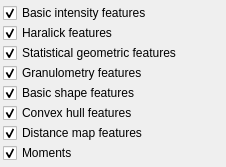
<?xml version="1.0" encoding="UTF-8"?>
<ui version="4.0">
 <class>Form</class>
 <widget class="QWidget" name="Form">
  <property name="geometry">
   <rect>
    <x>0</x>
    <y>0</y>
    <width>226</width>
    <height>167</height>
   </rect>
  </property>
  <property name="windowTitle">
   <string>Form</string>
  </property>
  <layout class="QHBoxLayout" name="horizontalLayout">
   <property name="margin">
    <number>0</number>
   </property>
   <item>
    <widget class="QFrame" name="gbox">
     <layout class="QHBoxLayout" name="horizontalLayout_2">
      <property name="spacing">
       <number>0</number>
      </property>
      <property name="margin">
       <number>0</number>
      </property>
      <item>
       <layout class="QVBoxLayout" name="vbox">
        <property name="spacing">
         <number>-1</number>
        </property>
        <property name="sizeConstraint">
         <enum>QLayout::SetDefaultConstraint</enum>
        </property>
        <property name="margin">
         <number>3</number>
        </property>
        <item>
         <widget class="QCheckBox" name="basicIntensityFeatures">
          <property name="text">
           <string>Basic intensity features</string>
          </property>
          <property name="checked">
           <bool>true</bool>
          </property>
         </widget>
        </item>
        <item>
         <widget class="QCheckBox" name="haralickFeatures">
          <property name="text">
           <string>Haralick features</string>
          </property>
          <property name="checked">
           <bool>true</bool>
          </property>
         </widget>
        </item>
        <item>
         <widget class="QCheckBox" name="statisticalGeometricFeatures">
          <property name="text">
           <string>Statistical geometric features</string>
          </property>
          <property name="checked">
           <bool>true</bool>
          </property>
         </widget>
        </item>
        <item>
         <widget class="QCheckBox" name="granulometryFeatures">
          <property name="text">
           <string>Granulometry features</string>
          </property>
          <property name="checked">
           <bool>true</bool>
          </property>
         </widget>
        </item>
        <item>
         <widget class="QCheckBox" name="basicShapeFeatures">
          <property name="text">
           <string>Basic shape features</string>
          </property>
          <property name="checked">
           <bool>true</bool>
          </property>
         </widget>
        </item>
        <item>
         <widget class="QCheckBox" name="convexHullFeatures">
          <property name="text">
           <string>Convex hull features</string>
          </property>
          <property name="checked">
           <bool>true</bool>
          </property>
         </widget>
        </item>
        <item>
         <widget class="QCheckBox" name="distanceMapFeatures">
          <property name="text">
           <string>Distance map features</string>
          </property>
          <property name="checked">
           <bool>true</bool>
          </property>
         </widget>
        </item>
        <item>
         <widget class="QCheckBox" name="moments">
          <property name="text">
           <string>Moments</string>
          </property>
          <property name="checked">
           <bool>true</bool>
          </property>
         </widget>
        </item>
        <item>
         <spacer name="verticalSpacer">
          <property name="orientation">
           <enum>Qt::Vertical</enum>
          </property>
          <property name="sizeHint" stdset="0">
           <size>
            <width>20</width>
            <height>40</height>
           </size>
          </property>
         </spacer>
        </item>
       </layout>
      </item>
     </layout>
    </widget>
   </item>
  </layout>
 </widget>
 <resources/>
 <connections/>
</ui>
